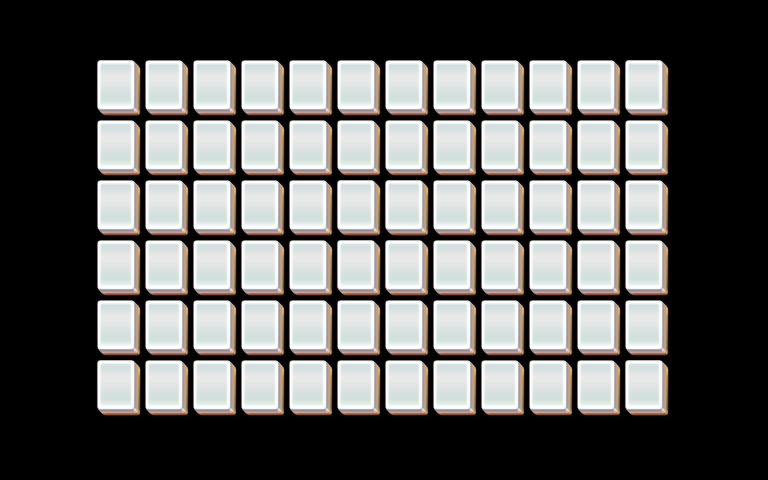

A 2D game scene composited from a Tiled map and its tileset images. What follows is a short description and the map's XML, with each tile layer's data collapsed to a summary:
An orthogonal 32x16 tile map with 24x30 px tiles, 5 tile layers (layer1, layer2, layer3, layer4, ...).

<map version="1.0" orientation="orthogonal" width="32" height="16" tilewidth="24" tileheight="30">
 <properties>
  <property name="species" value="15" />
 </properties>
 <tileset firstgid="1" name="mahjong" tilewidth="48" tileheight="60">
  <image source="mahjong.png" />
 </tileset>
 <layer name="layer1" width="32" height="16">
  <data>[512 cells, 72 non-empty, 1 distinct tile ids]</data>
 </layer>
 <layer name="layer2" width="32" height="16">
  <data>[512 cells, 8 non-empty, 1 distinct tile ids]</data>
 </layer>
 <layer name="layer3" width="32" height="16">
  <data>[512 cells, 0 non-empty, 0 distinct tile ids]</data>
 </layer>
 <layer name="layer4" width="32" height="16">
  <data>[512 cells, 0 non-empty, 0 distinct tile ids]</data>
 </layer>
 <layer name="layer5" width="32" height="16">
  <data>[512 cells, 0 non-empty, 0 distinct tile ids]</data>
 </layer>
</map>
